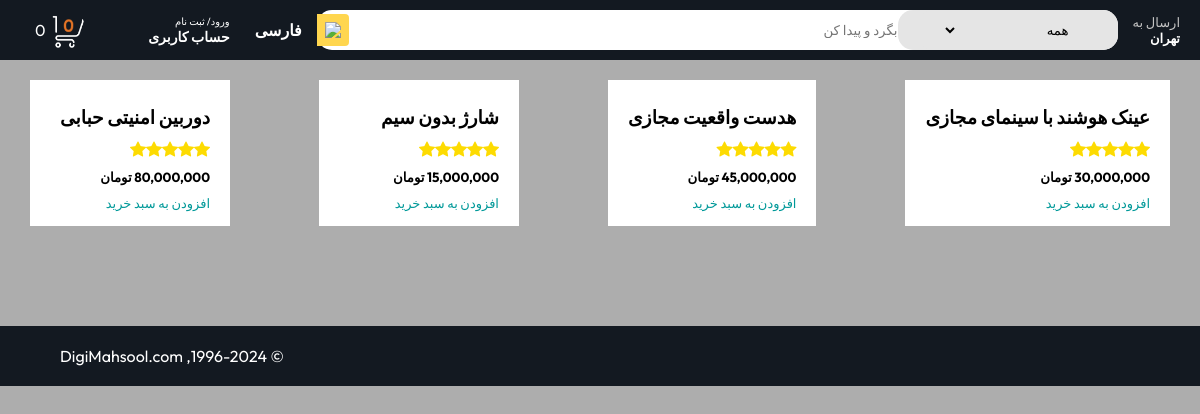
/NewTechnology/, run on the app's committed database.
### shop/models.py (models this page shows, shortened)
class Product(models.Model):
    name = models.CharField(max_length=50)
    description = models.CharField(max_length=500, blank=True , null=True, default='')
    price = models.DecimalField(max_digits=12, decimal_places=0, default=0)
    category = models.ForeignKey(Category, on_delete=models.CASCADE , default=1)
    star= models.IntegerField(default=0 , validators=[MinValueValidator(0), MaxValueValidator(5)])
    picture = models.ImageField(upload_to="upload/product/")
    is_sale= models.BooleanField(default=False)
    sale_price = models.DecimalField(max_digits=10, decimal_places=0, default=0)

### shop/views.py (the view)
# urls.py: path('NewTechnology/', NewTechnology , name='NewTechnology'),
def NewTechnology(request):
    all_products = Product.objects.filter(category=6)
    return render(request,'NewTechnology.html',{'products':all_products})

### shop/templates/NewTechnology.html (shortened to what this page needs)
{% extends 'base.html' %}
{% block content%}
{% load static %}
{% load humanize %}
    <div class="box-row " >
    {% for item in products %}
        {% if item.is_sale %}
        <div class="box-col">
            <img src="{{ item.picture.url }}" alt="">
            <h3>{{ item.name }}</h3>
            <div class="d-flex justify-content-center small text-warning mb-2" style="display: flex ; color: #fddb01">
            {% with ''|center:item.star as range %}
                {% for _ in range %}
                    <div class="bi-star-fill"></div>
                {% endfor %}
            {% endwith %}
            </div>
            <h5><strike>{{item.price | intcomma}}</strike></h5>
            <h5>{{item.sale_price | intcomma}} تومان</h5>
            <a href="#" style="text-decoration: none">افزودن به سبد خرید</a>
        </div>
        {% else %}
            <div class="box-col">
            <h3>{{ item.name }}</h3>
                <div class="d-flex justify-content-center small text-warning mb-2" style="display: flex ; color: #fddb01">
            {% with ''|center:item.star as range %}
                {% for _ in range %}
                    <div class="bi-star-fill"></div>
                {% endfor %}
            {% endwith %}
            </div>
            <h5>{{ item.price | intcomma}} تومان </h5>
            <a href="#" style="text-decoration: none">افزودن به سبد خرید</a>
            </div>
        {% endif %}
    {% endfor %}
    </div>
{% endblock %}

### css/style.css (style rules this page uses)
* { padding: 0; margin: 0; box-sizing: border-box; font-family: Outfit; }
body { background: #adadad; }
a { text-decoration: none; color: inherit; }
.box-row { display: flex; flex-wrap: wrap; row-gap: 20px; justify-content: space-between; margin: 20px 30px; }
.box-col { display: flex; flex-direction: column; gap: 10px; padding: 15px 20px; background: #fff; max-width: 24%; min-width: 200px; z-index: 1; }
.box-col a { font-size: 13px; color: #009999; font-weight: 500; }

### data on the page
Product: name "عینک هوشند با سینمای مجازی", is_sale False (drawn), price "30,000,000"
Product: name "هدست واقعیت مجازی", is_sale False (drawn), price "45,000,000"
Product: name "شارژ بدون سیم", is_sale False (drawn), price "15,000,000"
Product: name "دوربین امنیتی حبابی", is_sale False (drawn), price "80,000,000"

### other printed values
{{ cart|length }} "0"
